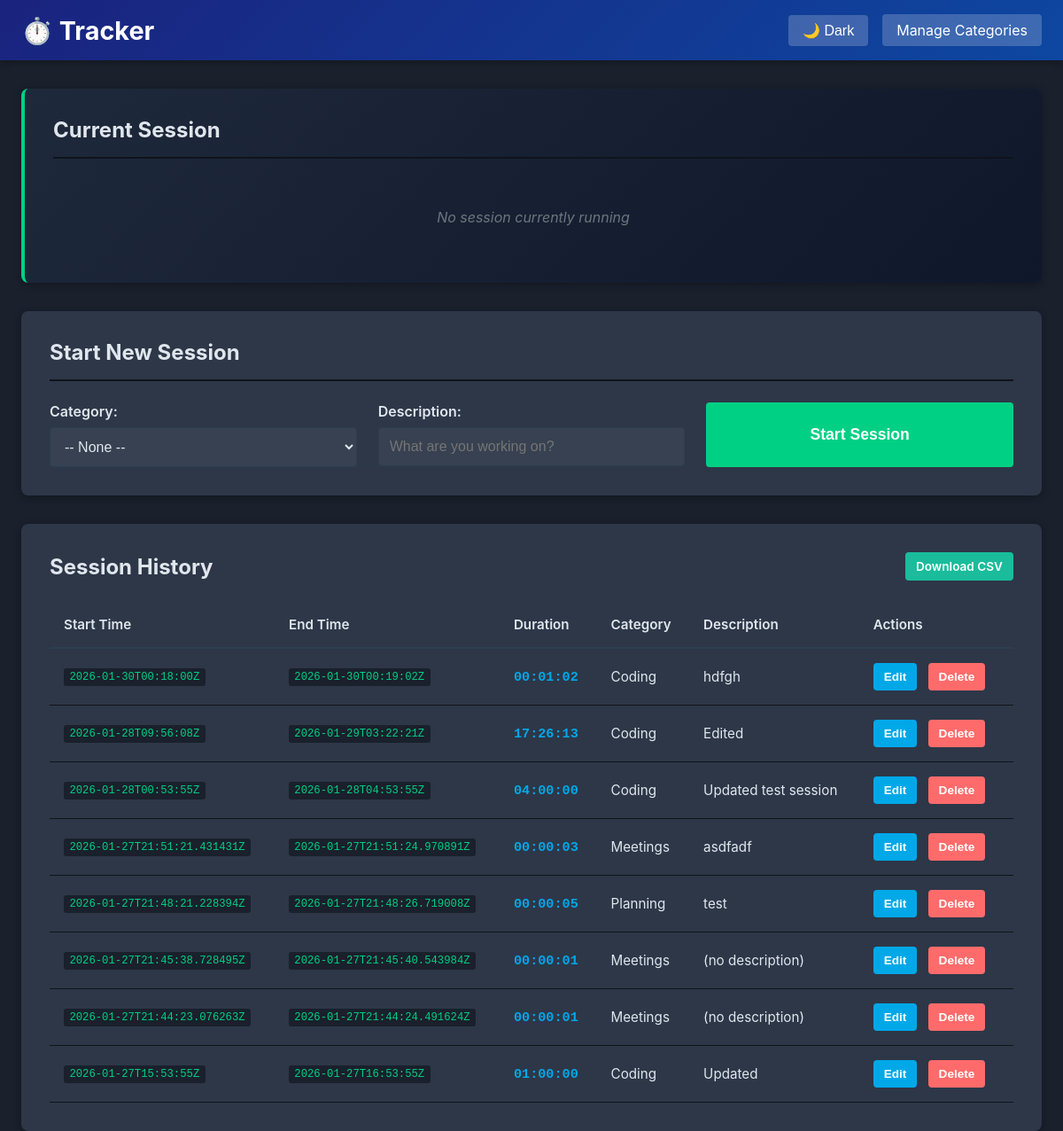
The page / on the database its author committed.
### app/models.py (models this page shows, shortened)
class Session(Base):
    __tablename__ = "sessions"
    id = Column(Integer, primary_key=True, index=True)
    category_id = Column(Integer, ForeignKey("categories.id"), nullable=True, index=True)
    description = Column(Text, default="", nullable=False)
    start_utc = Column(String(50), nullable=False, index=True)
    end_utc = Column(String(50), nullable=True)
    created_utc = Column(String(50), nullable=False)
    updated_utc = Column(String(50), nullable=False)
    __table_args__ = (
        Index('idx_end_utc_is_null', 'end_utc'),
    )

class Category(Base):
    __tablename__ = "categories"
    id = Column(Integer, primary_key=True, index=True)
    name = Column(String(255), unique=True, nullable=False, index=True)
    is_active = Column(Integer, default=1, nullable=False)  # 1=active, 0=soft deleted
    sort_order = Column(Integer, default=0, nullable=False)
    created_utc = Column(String(50), nullable=False)

### app/main.py (the view)
@app.get("/", response_class=HTMLResponse)
def home(db: Session = Depends(get_db)):
    active_session = get_active_session(db)
    sessions = db.query(SessionModel).order_by(SessionModel.start_utc.desc()).all()
    categories = db.query(Category).filter(Category.is_active == 1).order_by(Category.sort_order).all()
    sessions_data = []
    for sess in sessions:
        cat = get_category_by_id(db, sess.category_id) if sess.category_id else None
        duration = format_time_diff(sess.start_utc, sess.end_utc) if sess.end_utc else None
        sessions_data.append({
            "id": sess.id,
            "category_name": cat.name if cat else "(No Category)",
            "category_id": sess.category_id,
            "description": sess.description,
            "start_utc": sess.start_utc,
            "end_utc": sess.end_utc,
            "duration": duration,
            "is_running": sess.end_utc is None,
        })
    template = jinja_env.get_template("index.html")
    return template.render(
        active_session=active_session,
        categories=categories,
        sessions=sessions_data,
    )

### app/templates/index.html (shortened to what this page needs)
<!DOCTYPE html>
<html lang="en">
<head>
    <link rel="stylesheet" href="/static/style.css">
</head>
<body>
    <nav class="navbar">
        <div class="nav-container">
            <h1 class="nav-title">⏱️ Tracker</h1>
            <div style="display: flex; gap: 1rem; align-items: center;">
                <button id="themeToggle" class="theme-toggle">🌙 Dark</button>
                <a href="/categories" class="nav-link">Manage Categories</a>
            </div>
        </div>
    </nav>
    <div class="container">
        <section class="card active-session">
            <h2>Current Session</h2>
            {% if active_session %}
                <div class="session-running">
                    <p class="elapsed-label">Elapsed Time:</p>
                    <p class="elapsed-time" id="elapsedTime">00:00:00</p>
                    <p class="session-category">
                        Category: <strong>
                            {% if active_session.category_id %}
                                {% for cat in categories %}
                                    {% if cat.id == active_session.category_id %}{{ cat.name }}{% endif %}
                                {% endfor %}
                            {% else %}
                                (No Category)
                            {% endif %}
                        </strong>
                    </p>
                    <p class="session-description">
                        Description: <strong>{{ active_session.description or '(None)' }}</strong>
                    </p>
                    <p class="session-start">
                        Started: <code>{{ active_session.start_utc }}</code>
                    </p>
                    <form method="POST" action="/stop" class="form-inline">
                        <button type="submit" class="btn btn-danger btn-lg">Stop Session</button>
                    </form>
                </div>
                <script>
                    const startTime = "{{ active_session.start_utc }}";
                    function updateElapsed() {
                        const start = new Date(startTime);
                        const now = new Date();
                        const diff = Math.floor((now - start) / 1000);
                        const h = String(Math.floor(diff / 3600)).padStart(2, '0');
                        const m = String(Math.floor((diff % 3600) / 60)).padStart(2, '0');
                        const s = String(diff % 60).padStart(2, '0');
                        document.getElementById('elapsedTime').textContent = `${h}:${m}:${s}`;
                    }
                    updateElapsed();
                    setInterval(updateElapsed, 1000);
                </script>
            {% else %}
                <p class="no-session">No session currently running</p>
            {% endif %}
        </section>
        <section class="card">
            <h2>Start New Session</h2>
            <form method="POST" action="/start" class="form-grid">
                <div class="form-group">
                    <label for="category">Category:</label>
                    <select id="category" name="category_id">
                        <option value="">-- None --</option>
                    </select>
                </div>
                <div class="form-group">
                    <label for="description">Description:</label>
                    <input type="text" id="description" name="description" placeholder="What are you working on?">
                </div>
                <button type="submit" class="btn btn-success btn-lg" {% if active_session %}disabled{% endif %}>
                    Start Session
                </button>
            </form>
        </section>
        <section class="card">
            <div class="table-header">
                <h2>Session History</h2>
                <a href="/export.csv" class="btn btn-sm btn-info">Download CSV</a>
            </div>
            {% if sessions %}
                <div class="table-responsive">
                    <table class="sessions-table">
                        <thead>
                            <tr>
                                <th>Start Time</th>
                                <th>End Time</th>
                                <th>Duration</th>
                                <th>Category</th>
                                <th>Description</th>
                                <th>Actions</th>
                            </tr>
                        </thead>
                        <tbody>
                            {% for session in sessions %}
                                <tr class="{% if session.is_running %}running{% endif %}">
                                    <td class="time-cell">
                                        <code>{{ session.start_utc }}</code>
                                    </td>
                                    <td class="time-cell">
                                        {% if session.end_utc %}
                                            <code>{{ session.end_utc }}</code>
                                        {% else %}
                                            <span class="badge-running">Running</span>
                                        {% endif %}
                                    </td>
                                    <td class="duration-cell">
                                        {{ session.duration or '--' }}
                                    </td>
                                    <td>{{ session.category_name }}</td>
                                    <td>{{ session.description or '(no description)' }}</td>
                                    <td class="actions-cell">
                                        <button class="btn btn-sm btn-primary edit-session-btn" data-session-id="{{ session.id }}" data-category-id="{{ session.category_id or '' }}" data-description="{{ session.description or '' }}" data-start-time="{{ session.start_utc }}" data-end-time="{{ session.end_utc or '' }}">
                                            Edit
                                        </button>
                                        {% if not session.is_running %}
                                            <form method="POST" action="/sessions/{{ session.id }}/delete" style="display:inline;">
                                                <button type="submit" class="btn btn-sm btn-danger" onclick="return confirm('Delete this session?')">Delete</button>
                                            </form>
                                        {% endif %}
                                    </td>
                                </tr>
                            {% endfor %}
                        </tbody>
                    </table>
                </div>
            {% else %}
                <p class="no-data">No sessions yet. Start one above!</p>
            {% endif %}
        </section>
    </div>
</body>
</html>

### app/static/style.css (style rules this page uses)
* { margin: 0; padding: 0; box-sizing: border-box; }
:root { --primary-color: #00a8e8; --success-color: #00d084; --danger-color: #ff6b6b; --warning-color: #ffd93d; --info-color: #1abc9c; --secondary-color: #6c757d; --light-bg: #0f1419; --dark-text: #e0e6ed; --border-color: #2c3e50; --shadow: 0 2px 8px rgba(0, 0, 0, 0.3); --shadow-lg: 0 4px 16px rgba(0, 0, 0, 0.5); --body-bg: #1a202c; --card-bg: #2d3748; --input-bg: #374151; --table-hover-bg: #374151; --running-row-bg: #1a3a2e; --running-row-hover-bg: #204a3e; --modal-bg: #2d3748; --error-bg: #3d2020; --code-bg: #1a202c; }
html, body { height: 100%; font-family: -apple-system, BlinkMacSystemFont, "Segoe UI", Roboto, "Helvetica Neue", Arial, sans-serif; background-color: var(--body-bg); color: var(--dark-text); }
.navbar { background: linear-gradient(135deg, #1a237e 0%, #0d47a1 100%); color: white; padding: 1rem 0; box-shadow: var(--shadow); position: sticky; top: 0; z-index: 100; }
.nav-container { max-width: 1200px; margin: 0 auto; padding: 0 1.5rem; display: flex; justify-content: space-between; align-items: center; }
.nav-title { font-size: 1.8rem; font-weight: 700; }
.nav-link { color: white; text-decoration: none; background: rgba(255, 255, 255, 0.2); padding: 0.5rem 1rem; border-radius: 4px; transition: background 0.3s; }
.theme-toggle { background: rgba(255, 255, 255, 0.2); color: white; border: none; padding: 0.5rem 1rem; border-radius: 4px; cursor: pointer; font-size: 1rem; transition: background 0.3s; }
.container { max-width: 1200px; margin: 2rem auto; padding: 0 1.5rem; }
.card { background: var(--card-bg); border-radius: 8px; padding: 2rem; margin-bottom: 2rem; box-shadow: var(--shadow); transition: box-shadow 0.3s; }
.card h2 { margin-bottom: 1.5rem; color: var(--dark-text); border-bottom: 2px solid var(--light-bg); padding-bottom: 1rem; }
.active-session { background: linear-gradient(135deg, #1e293b 0%, #0f172a 100%); border-left: 4px solid var(--success-color); }
.no-session { padding: 2rem; text-align: center; color: var(--secondary-color); font-style: italic; }
.form-grid { display: grid; gap: 1.5rem; grid-template-columns: repeat(auto-fit, minmax(250px, 1fr)); }
.form-group { display: flex; flex-direction: column; }
.form-group label { margin-bottom: 0.5rem; font-weight: 600; color: var(--dark-text); }
.form-group input, .form-group select, .form-group textarea { padding: 0.75rem; border: 1px solid var(--border-color); border-radius: 4px; font-size: 1rem; transition: border-color 0.3s, box-shadow 0.3s; background-color: var(--input-bg); color: var(--dark-text); }
.btn { padding: 0.75rem 1.25rem; border: none; border-radius: 4px; font-size: 1rem; font-weight: 600; cursor: pointer; transition: all 0.3s; display: inline-block; text-align: center; text-decoration: none; }
.btn-lg { padding: 1rem 2rem; font-size: 1.1rem; }
.btn-sm { padding: 0.5rem 0.75rem; font-size: 0.85rem; }
.btn-success { background: var(--success-color); color: white; }
.btn-danger { background: var(--danger-color); color: white; }
.btn-primary { background: var(--primary-color); color: white; }
.btn-info { background: var(--info-color); color: white; }
.table-header { display: flex; justify-content: space-between; align-items: center; margin-bottom: 1.5rem; }
.table-header h2 { margin: 0; border: none; padding: 0; }
.table-responsive { overflow-x: auto; }
.sessions-table { width: 100%; border-collapse: collapse; font-size: 0.95rem; }
.sessions-table thead { background: var(--card-bg); border-bottom: 2px solid var(--border-color); }
.sessions-table th { padding: 1rem; text-align: left; font-weight: 600; color: var(--dark-text); }
.sessions-table td { padding: 1rem; border-bottom: 1px solid var(--light-bg); }
.time-cell { font-family: "Courier New", monospace; font-size: 0.85rem; }
.duration-cell { font-weight: 600; color: var(--primary-color); font-family: "Courier New", monospace; }
.actions-cell { white-space: nowrap; }
.actions-cell form { display: inline; }
.actions-cell .btn { margin-right: 0.5rem; }
code { background: var(--code-bg); padding: 0.2rem 0.4rem; border-radius: 3px; font-family: "Courier New", monospace; font-size: 0.9em; color: #00d084; }

### rows shown on the page
Category: category_name "Coding" "Coding" "Coding" "Coding"
Category: category_name "Meetings" "Meetings" "Meetings"
Category: category_name "Planning"

### other values the page prints
{{ session.start_utc }} "2026-01-30T00:18:00Z" "2026-01-28T09:56:08Z" "2026-01-28T00:53:55Z" "2026-01-27T21:51:21.431431Z" "2026-01-27T21:48:21.228394Z" "2026-01-27T21:45:38.728495Z" "2026-01-27T21:44:23.076263Z" "2026-01-27T15:53:55Z"
{{ session.end_utc }} "2026-01-30T00:19:02Z" "2026-01-29T03:22:21Z" "2026-01-28T04:53:55Z" "2026-01-27T21:51:24.970891Z" "2026-01-27T21:48:26.719008Z" "2026-01-27T21:45:40.543984Z" "2026-01-27T21:44:24.491624Z" "2026-01-27T16:53:55Z"
{{ session.duration or '--' }} "00:01:02" "17:26:13" "04:00:00" "00:00:03" "00:00:05" "00:00:01" "00:00:01" "01:00:00"
{{ session.description or '(no description)' }} "hdfgh" "Edited" "Updated test session" "asdfadf" "test" "(no description)" "(no description)" "Updated"
